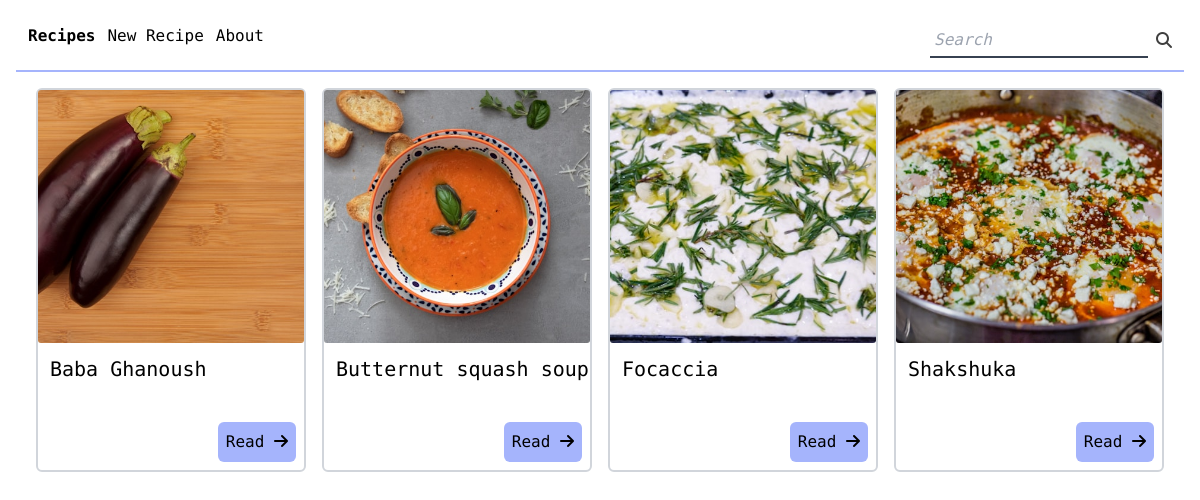
Before: / with the older database file.
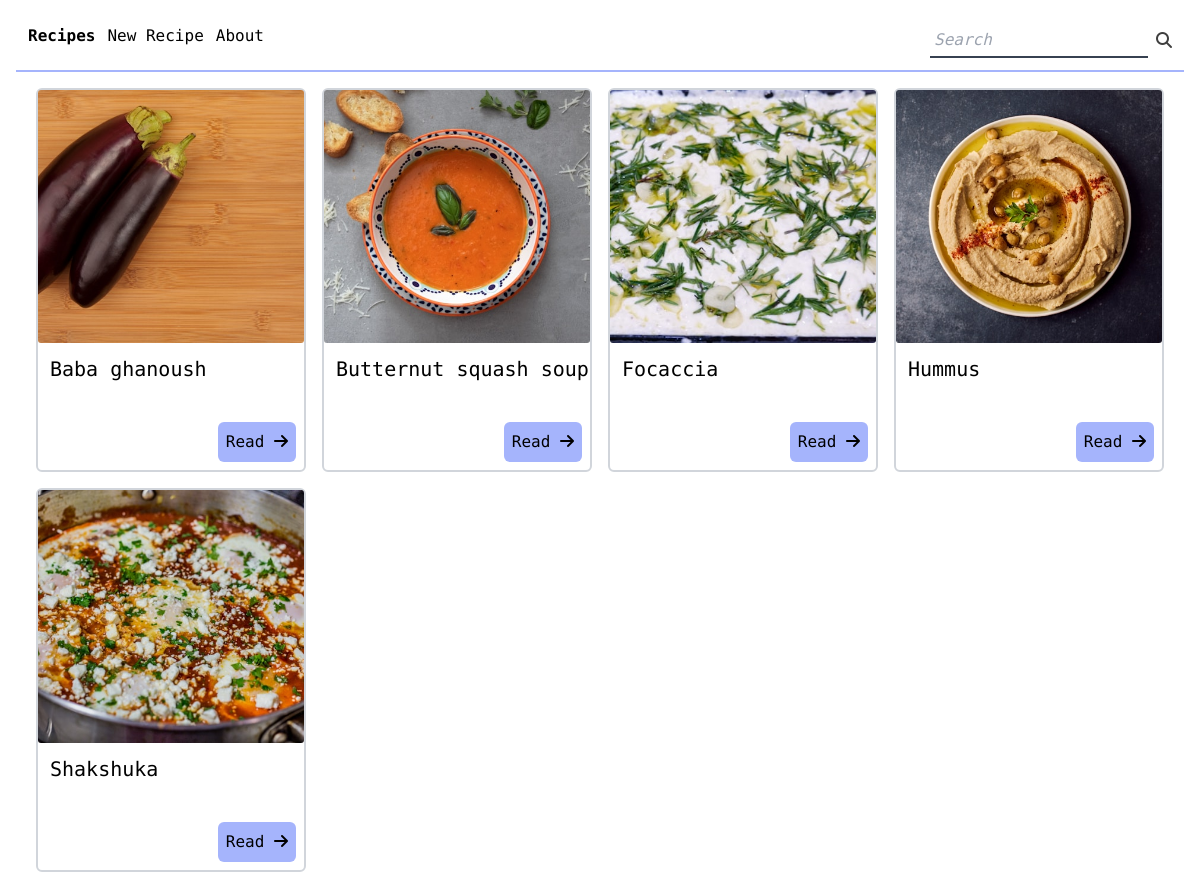
After: the same page with the newer database file.
### recipes/models.py (models this page shows, shortened)
class Recipe(models.Model):
    name = models.CharField(max_length=256)
    picture = models.ImageField(blank=True, upload_to='photo_recipes/')
    ingredients = models.ManyToManyField(Ingredient, related_name='recipe')
    instructions = models.TextField(blank=False)
    tags = models.ManyToManyField(Tag, related_name='recipe', blank=True)
    notes = models.TextField(blank=True)
    ordering = ["name"]

### recipes/views.py (the view)
# urls.py: path('', r_views.ListRecipes.as_view(), name="home"),
class ListRecipes(ListView):
    model = models.Recipe
    ordering = ["name"]
    def get_queryset(self) -> QuerySet[models.Recipe]:
        result = super().get_queryset()
        query = self.request.GET.get('search')
        if query:
            result = models.Recipe.objects.filter(Q(name__iexact=query) | Q(name__istartswith=query) | Q(tags__tag__iexact=query)).distinct()
        return result

### recipes/templates/recipes/recipe_list.html (shortened to what this page needs)
{% extends "recipe_manager/base.html" %}
{% block content %}
    <div class="grid grid-cols-1 my-4 md:grid-cols-3 sm:grid-cols-2 lg:grid-cols-4 gap-4">
        {% for recipe in recipe_list %}
            <div class="recipe-card border-2 border-gray-300 rounded-md my-0 mx-auto max-w-[300px] w-full h-96">
                {% if recipe.picture %}
                    <div class="h-4/6">
                        <img src="{{ recipe.picture.url }}"
                             alt="{{ recipe.picture.name }}"
                             class="w-full h-full object-cover img-card">
                    </div>
                {% else %}
                    <div class="h-4/6 flex justify-center items-center">
                        <span class="italic">No picture</span>
                    </div>
                {% endif %}
                <div class="h-2/6 flex flex-col justify-between">
                    <h3 class="text-xl pt-3 ps-3">
                        <a href="{% url 'recipes:detail' pk=recipe.pk %}" class="">{{ recipe.name }}</a>
                    </h3>
                    <a href="{% url 'recipes:detail' pk=recipe.pk %}"
                       class="p-2 bg-indigo-300 rounded-md hover:bg-indigo-200 w-fit self-end m-2 text-base">Read <i class="fa-solid fa-arrow-right"></i></a>
                </div>
            </div>
        {% endfor %}
    </div>
{% endblock content %}

### templates/recipe_manager/base.html (shortened to what this page needs)
<!DOCTYPE html>
{% load static %}
<html lang="en">
    <head>
        <link href="{% static 'css/output.css' %}" rel="stylesheet">
    </head>
    <body class="mx-4 font-roboto">
        <div class="my-3 border-b-2 border-b-indigo-300">
            <nav class="p-3 flex flex-col sm:flex-row justify-between">
                <div class="flex flex-col sm:flex-row justify-start gap-3">
                    <a href="{% url 'recipes:list' %}" class="font-bold">Recipes</a>
                    <a href="{% url 'recipes:create' %}"
                       class="hover:underline decoration-indigo-300 decoration-4 underline-offset-4">New Recipe</a>
                    <a href="{% url 'about' %}"
                       class="hover:underline decoration-indigo-300 decoration-4 underline-offset-4">About</a>
                </div>
                <form class="flex sm:ms-auto"
                      method="get"
                      action="{% url 'recipes:list' %}">
                    <input class="me-2 p-1 border-b-2 border-gray-700 placeholder:italic"
                           type="search"
                           name="search"
                           placeholder="Search"
                           aria-label="Search"
                           autocomplete="off">
                    <button type="submit">
                        <i class="fa-solid fa-magnifying-glass opacity-75"></i>
                    </button>
                </form>
            </nav>
        </div>
        <div class="mx-5">
            {% block content %}
            {% endblock content %}
        </div>
    </body>
</html>

Changed rows visible on the page:
changed Recipe: name "Baba Ghanoush" → "Baba ghanoush"
added Recipe: picture (picture), name "Hummus"
